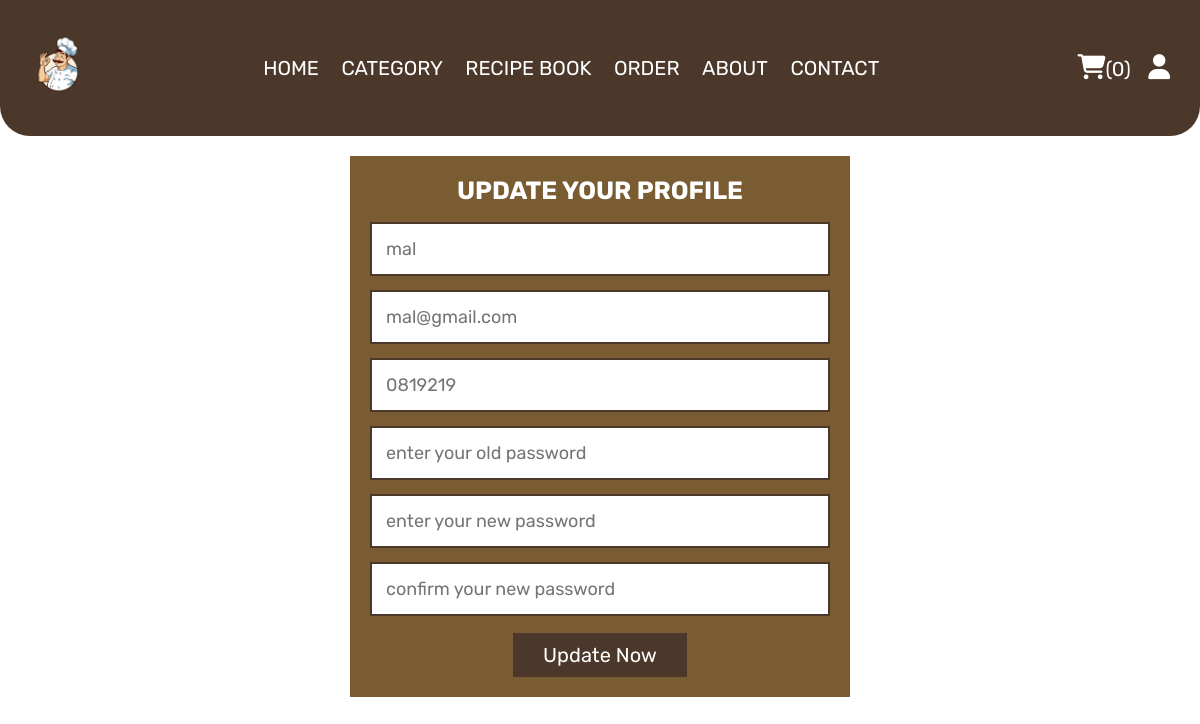
The page /update_profile.php (signed in) on the database its author committed.
### tables this page shows
CREATE TABLE `users` (
  `id` int(100) NOT NULL,
  `name` varchar(20) NOT NULL,
  `email` varchar(50) NOT NULL,
  `number` varchar(10) NOT NULL,
  `password` varchar(50) NOT NULL,
  `address` varchar(500) NOT NULL
);

### update_profile.php (the view, shortened to what this page needs)
<?php
include 'components/connect.php';
?>
<!DOCTYPE html>
<html lang="en">
<head>
   <link rel="stylesheet" href="https://cdnjs.cloudflare.com/ajax/libs/font-awesome/6.1.1/css/all.min.css">
   <link rel="stylesheet" href="css/style.css">
</head>
<body>
<?php include 'components/user_header.php'; ?>
<section class="form-container update-form">
   <form action="" method="post">
      <h3>Update Your Profile</h3>
      <input type="text" name="name" placeholder="<?= $fetch_profile['name']; ?>" class="box" maxlength="50">
      <input type="email" name="email" placeholder="<?= $fetch_profile['email']; ?>" class="box" maxlength="50" oninput="this.value = this.value.replace(/\s/g, '')">
      <input type="number" name="number" placeholder="<?= $fetch_profile['number']; ?>"" class="box" min="0" max="9999999999" maxlength="10">
      <input type="password" name="old_pass" placeholder="enter your old password" class="box" maxlength="50" oninput="this.value = this.value.replace(/\s/g, '')">
      <input type="password" name="new_pass" placeholder="enter your new password" class="box" maxlength="50" oninput="this.value = this.value.replace(/\s/g, '')">
      <input type="password" name="confirm_pass" placeholder="confirm your new password" class="box" maxlength="50" oninput="this.value = this.value.replace(/\s/g, '')">
      <input type="submit" value="update now" name="submit" class="btn">
   </form>
</section>
</body>
</html>

### css/style.css (style rules this page uses)
:root { --yellow:#fed330; --red:#e74c3c; --white:#fff; --black:#222; --light-color:#777; --border:.2rem solid var(--black); --border2 : .2rem solid var(--coklat); --coklat : #4b382a; --coklat2 : #795c32; }
* { font-family: 'Rubik', sans-serif; margin:0; padding:0; box-sizing: border-box; outline: none; border: none; text-decoration: none; }
html { font-size: 62.5%; overflow-x: hidden; scroll-behavior: smooth; stop-opacity: 7rem; }
section { margin:0 auto; max-width: 1200px; padding:2rem; }
.btn, .delete-btn { margin-top: 1rem; display: inline-block; font-size: 2rem; padding:1rem 3rem; cursor: pointer; text-transform: capitalize; transition: .2s linear; }
.btn { background-color: var(--coklat); color:var(--white); }
.form-container form { background-color: var(--coklat2); margin:0 auto; max-width: 50rem; padding:2rem; text-align: center; }
.form-container form h3 { font-size: 2.5rem; color:var(--white); text-transform: uppercase; margin-bottom: 1rem; }
.form-container form .box { margin:.7rem 0; width: 100%; border:var(--border2); padding:1.4rem; font-size: 1.8rem; color:var(--light-color); }

### rows shown on the page
users: name "mal", email "mal@gmail.com", number "0819219"

### other values the page prints
$total_cart_items "0"
